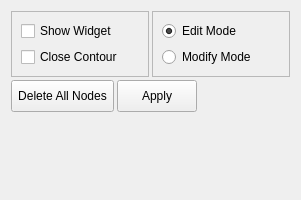
<?xml version="1.0" encoding="UTF-8"?>
<ui version="4.0">
 <class>qtArcWidget</class>
 <widget class="QWidget" name="qtArcWidget">
  <property name="geometry">
   <rect>
    <x>0</x>
    <y>0</y>
    <width>301</width>
    <height>200</height>
   </rect>
  </property>
  <property name="sizePolicy">
   <sizepolicy hsizetype="Preferred" vsizetype="Preferred">
    <horstretch>0</horstretch>
    <verstretch>0</verstretch>
   </sizepolicy>
  </property>
  <property name="minimumSize">
   <size>
    <width>0</width>
    <height>200</height>
   </size>
  </property>
  <property name="windowTitle">
   <string>Form</string>
  </property>
  <layout class="QVBoxLayout" name="verticalLayout">
   <property name="spacing">
    <number>3</number>
   </property>
   <item>
    <layout class="QHBoxLayout" name="horizontalLayout">
     <item>
      <widget class="QFrame" name="frame_2">
       <property name="frameShape">
        <enum>QFrame::StyledPanel</enum>
       </property>
       <property name="frameShadow">
        <enum>QFrame::Raised</enum>
       </property>
       <layout class="QGridLayout" name="gridLayout">
        <item row="0" column="0">
         <widget class="QCheckBox" name="Visibility">
          <property name="text">
           <string>Show Widget</string>
          </property>
         </widget>
        </item>
        <item row="1" column="0">
         <widget class="QCheckBox" name="Closed">
          <property name="text">
           <string>Close Contour</string>
          </property>
         </widget>
        </item>
       </layout>
      </widget>
     </item>
     <item>
      <widget class="QFrame" name="frame_3">
       <property name="frameShape">
        <enum>QFrame::StyledPanel</enum>
       </property>
       <property name="frameShadow">
        <enum>QFrame::Raised</enum>
       </property>
       <layout class="QVBoxLayout" name="verticalLayout_2">
        <item>
         <widget class="QRadioButton" name="EditMode">
          <property name="toolTip">
           <string>&lt;html&gt;&lt;head/&gt;&lt;body&gt;&lt;p&gt;&lt;span style=&quot; color:#ff0000;&quot;&gt;Edit Mode:&lt;/span&gt;&lt;/p&gt;&lt;p&gt;&lt;span style=&quot; font-family:'Helvetica'; font-size:12pt; font-weight:600; font-style:italic;&quot;&gt;1. Left Click &lt;/span&gt;&lt;span style=&quot; font-family:'Helvetica'; font-size:12pt; font-weight:600;&quot;&gt;to add new nodes.&lt;/span&gt;&lt;/p&gt;&lt;p&gt;&lt;span style=&quot; font-family:'Helvetica'; font-size:12pt; font-weight:600; font-style:italic;&quot;&gt;2. Delete Key &lt;/span&gt;&lt;span style=&quot; font-family:'Helvetica'; font-size:12pt; font-weight:600;&quot;&gt;to remove last added node.&lt;/span&gt;&lt;/p&gt;&lt;p&gt;&lt;span style=&quot; font-family:'Helvetica'; font-size:12pt; font-weight:600; font-style:italic;&quot;&gt;3. Left Click on First Node &lt;/span&gt;&lt;span style=&quot; font-family:'Helvetica'; font-size:12pt; font-weight:600;&quot;&gt;to close contour or press &lt;/span&gt;&lt;span style=&quot; font-family:'Helvetica'; font-size:12pt; font-weight:600; font-style:italic;&quot;&gt;Modify Mode &lt;/span&gt;&lt;span style=&quot; font-family:'Helvetica'; font-size:12pt; font-weight:600;&quot;&gt;to finish contour drawing and enter &lt;/span&gt;&lt;span style=&quot; font-family:'Helvetica'; font-size:12pt; font-weight:600; font-style:italic;&quot;&gt;Modify Mode&lt;/span&gt;&lt;span style=&quot; font-family:'Helvetica'; font-size:12pt; font-weight:600;&quot;&gt;.&lt;/span&gt;&lt;/p&gt;&lt;/body&gt;&lt;/html&gt;</string>
          </property>
          <property name="text">
           <string>Edit Mode</string>
          </property>
          <property name="checked">
           <bool>true</bool>
          </property>
         </widget>
        </item>
        <item>
         <widget class="QRadioButton" name="ModifyMode">
          <property name="toolTip">
           <string>&lt;html&gt;&lt;head/&gt;&lt;body&gt;&lt;p&gt;&lt;span style=&quot; color:#ff0000;&quot;&gt;Modify Mode:&lt;/span&gt;&lt;/p&gt;&lt;p&gt;&lt;span style=&quot; font-family:'Helvetica'; font-size:12pt; font-weight:600; font-style:italic;&quot;&gt;1. Left Click &lt;/span&gt;&lt;span style=&quot; font-family:'Helvetica'; font-size:12pt; font-weight:600;&quot;&gt;on the line to insert new nodes.&lt;/span&gt;&lt;/p&gt;&lt;p&gt;&lt;span style=&quot; font-family:'Helvetica'; font-size:12pt; font-weight:600;&quot;&gt;2.&lt;/span&gt;&lt;span style=&quot; font-family:'Helvetica'; font-size:12pt; font-weight:600; font-style:italic;&quot;&gt; Ctrl+Click&lt;/span&gt;&lt;span style=&quot; font-family:'Helvetica'; font-size:12pt; font-weight:600;&quot;&gt; on a node to label as picked.&lt;/span&gt;&lt;/p&gt;&lt;p&gt;&lt;span style=&quot; font-family:'Helvetica'; font-size:12pt; font-weight:600;&quot;&gt;3. Move mouse over a node, the node will become active, drag it to change its location, or use &lt;/span&gt;&lt;span style=&quot; font-family:'Helvetica'; font-size:12pt; font-weight:600; font-style:italic;&quot;&gt;Delete Key &lt;/span&gt;&lt;span style=&quot; font-family:'Helvetica'; font-size:12pt; font-weight:600;&quot;&gt;to remove it.&lt;/span&gt;&lt;/p&gt;&lt;/body&gt;&lt;/html&gt;</string>
          </property>
          <property name="text">
           <string>Modify Mode</string>
          </property>
         </widget>
        </item>
       </layout>
      </widget>
     </item>
    </layout>
   </item>
   <item>
    <layout class="QHBoxLayout" name="horizontalLayout_2">
     <item>
      <widget class="QToolButton" name="Delete">
       <property name="minimumSize">
        <size>
         <width>0</width>
         <height>32</height>
        </size>
       </property>
       <property name="maximumSize">
        <size>
         <width>16777215</width>
         <height>32</height>
        </size>
       </property>
       <property name="text">
        <string>Delete All Nodes</string>
       </property>
       <property name="icon">
        <iconset resource="qtWidgetsIcons.qrc">
         <normaloff>:/icons/pqwidgets/delete.png</normaloff>:/icons/pqwidgets/delete.png</iconset>
       </property>
       <property name="iconSize">
        <size>
         <width>12</width>
         <height>12</height>
        </size>
       </property>
       <property name="toolButtonStyle">
        <enum>Qt::ToolButtonTextBesideIcon</enum>
       </property>
      </widget>
     </item>
     <item>
      <widget class="QPushButton" name="Finished">
       <property name="sizePolicy">
        <sizepolicy hsizetype="Fixed" vsizetype="Fixed">
         <horstretch>0</horstretch>
         <verstretch>0</verstretch>
        </sizepolicy>
       </property>
       <property name="minimumSize">
        <size>
         <width>0</width>
         <height>32</height>
        </size>
       </property>
       <property name="text">
        <string>Apply</string>
       </property>
       <property name="shortcut">
        <string>Alt+A</string>
       </property>
      </widget>
     </item>
     <item>
      <spacer name="horizontalSpacer">
       <property name="orientation">
        <enum>Qt::Horizontal</enum>
       </property>
       <property name="sizeHint" stdset="0">
        <size>
         <width>40</width>
         <height>20</height>
        </size>
       </property>
      </spacer>
     </item>
    </layout>
   </item>
   <item>
    <spacer name="verticalSpacer">
     <property name="orientation">
      <enum>Qt::Vertical</enum>
     </property>
     <property name="sizeHint" stdset="0">
      <size>
       <width>20</width>
       <height>40</height>
      </size>
     </property>
    </spacer>
   </item>
  </layout>
 </widget>
 <resources>
  <include location="qtWidgetsIcons.qrc"/>
 </resources>
 <connections/>
</ui>
